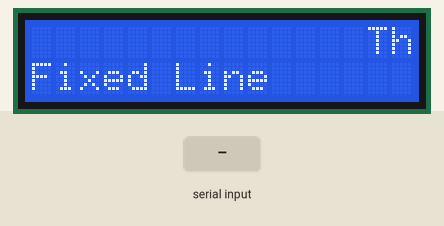
Simulated run of this sketch. Board: Arduino Uno, built with avr-gcc and run on an emulated ATmega328P. Shown: 16×2 character LCD. Inputs (shaded band) come from the test bench. What the sketch prints to the serial monitor is not drawn.

Above: at 1.2 s.
1.3 s: "1" received over Serial
At 1.3 s:
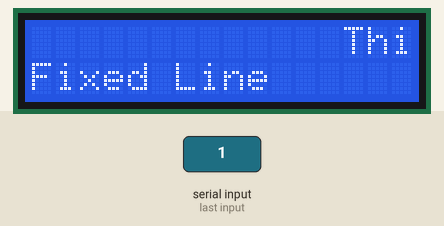
At 3.3 s:
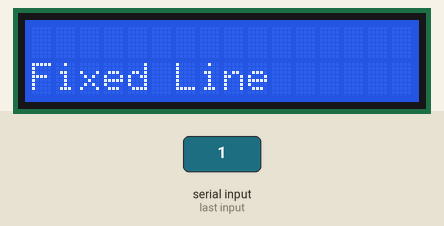
Timing chart, 0 to 4.8 s (numbered marks = the images above; inputs shaded):
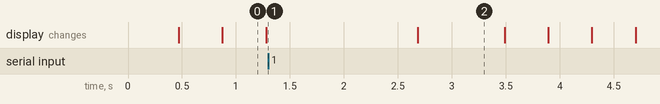

Measured:
- after the input at 1.3 s, the display: changes after 1.4 s (image 2)
- what the display in image 0 shows lasts 0.4 s, from 0.9 s to 1.3 s
- what the display in image 2 shows lasts 0.8 s, from 2.7 s to 3.5 s

The sketch:

lcd_serial_scroll.ino
```cpp
#include <LiquidCrystal.h>
LiquidCrystal lcd(12, 11, 5, 4, 3, 2);

int screenWidth = 16;
int screenHeight = 2;

// line1 = scrolling
String line1 = "This is a very long scrolling line";
// line2 = static
String line2 = "Fixed Line";

int stringStart, stringStop = 0;
int scrollCursor = screenWidth;


void setup() {
  Serial.begin(115200);
  lcd.begin(16,2);
}

void loop() {
  if (Serial.available()){
    line1 = Serial.readString();
    Serial.println(line1);
    stringStart = line1.length();
    scrollCursor = 16;
    lcd.setCursor(16, 0);
  }
  lcd.setCursor(0, 0);
  lcd.print("                ");
  lcd.setCursor(scrollCursor, 0);
  lcd.print(line1.substring(stringStart,stringStop));
  lcd.setCursor(0, 1);
  lcd.print(line2);
  if(stringStart == 0 && scrollCursor > 0){
    scrollCursor--;
    stringStop++;
  } else if (stringStart == stringStop){
    stringStart = stringStop = 0;
    scrollCursor = screenWidth;
  } else if (stringStop == line1.length() && scrollCursor == 0) {
    stringStart++;
  } else if (stringStart == line1.length()) {
    stringStart = 0;
    stringStop = 0;
    scrollCursor = 16;
  } else {
    stringStart++;
    stringStop++;
  }
  delay(400);
}
```
